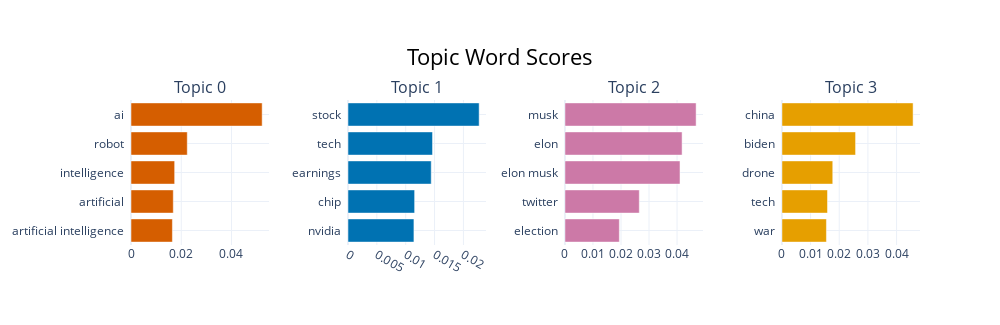

The cell this chart's notebook holds for it:
### Code cell
topic_model.visualize_barchart(top_n_topics=4)

### Figure 1 — Plotly figure (JSON) as saved in the notebook; plotly's stock layout.template omitted (floating-point values rounded to 4 significant figures)
{"data": [{"marker": {"color": "#D55E00"}, "orientation": "h", "type": "bar", "x": [0.01648, 0.01683, 0.01738, 0.0224, 0.05221], "xaxis": "x", "y": ["artificial intelligence  ", "artificial  ", "intelligence  ", "robot  ", "ai  "], "yaxis": "y"}, {"marker": {"color": "#0072B2"}, "orientation": "h", "type": "bar", "x": [0.01143, 0.01155, 0.01442, 0.01465, 0.02273], "xaxis": "x2", "y": ["nvidia  ", "chip  ", "earnings  ", "tech  ", "stock  "], "yaxis": "y2"}, {"marker": {"color": "#CC79A7"}, "orientation": "h", "type": "bar", "x": [0.0194, 0.02653, 0.04106, 0.0418, 0.04681], "xaxis": "x3", "y": ["election  ", "twitter  ", "elon musk  ", "elon  ", "musk  "], "yaxis": "y3"}, {"marker": {"color": "#E69F00"}, "orientation": "h", "type": "bar", "x": [0.01553, 0.0159, 0.01774, 0.0257, 0.04577], "xaxis": "x4", "y": ["war  ", "tech  ", "drone  ", "biden  ", "china  "], "yaxis": "y4"}], "layout": {"annotations": [{"font": {"size": 16}, "showarrow": false, "text": "Topic 0", "x": 0.0875, "xanchor": "center", "xref": "paper", "y": 1, "yanchor": "bottom", "yref": "paper"}, {"font": {"size": 16}, "showarrow": false, "text": "Topic 1", "x": 0.3625, "xanchor": "center", "xref": "paper", "y": 1, "yanchor": "bottom", "yref": "paper"}, {"font": {"size": 16}, "showarrow": false, "text": "Topic 2", "x": 0.6375, "xanchor": "center", "xref": "paper", "y": 1, "yanchor": "bottom", "yref": "paper"}, {"font": {"size": 16}, "showarrow": false, "text": "Topic 3", "x": 0.9125, "xanchor": "center", "xref": "paper", "y": 1, "yanchor": "bottom", "yref": "paper"}], "height": 325, "hoverlabel": {"bgcolor": "white", "font": {"family": "Rockwell", "size": 16}}, "showlegend": false, "title": {"font": {"color": "Black", "size": 22}, "text": "Topic Word Scores", "x": 0.5, "xanchor": "center", "yanchor": "top"}, "width": 1000, "xaxis": {"anchor": "y", "domain": [0, 0.175], "showgrid": true}, "xaxis2": {"anchor": "y2", "domain": [0.275, 0.45], "showgrid": true}, "xaxis3": {"anchor": "y3", "domain": [0.55, 0.725], "showgrid": true}, "xaxis4": {"anchor": "y4", "domain": [0.825, 1], "showgrid": true}, "yaxis": {"anchor": "x", "domain": [0, 1], "showgrid": true}, "yaxis2": {"anchor": "x2", "domain": [0, 1], "showgrid": true}, "yaxis3": {"anchor": "x3", "domain": [0, 1], "showgrid": true}, "yaxis4": {"anchor": "x4", "domain": [0, 1], "showgrid": true}}}
